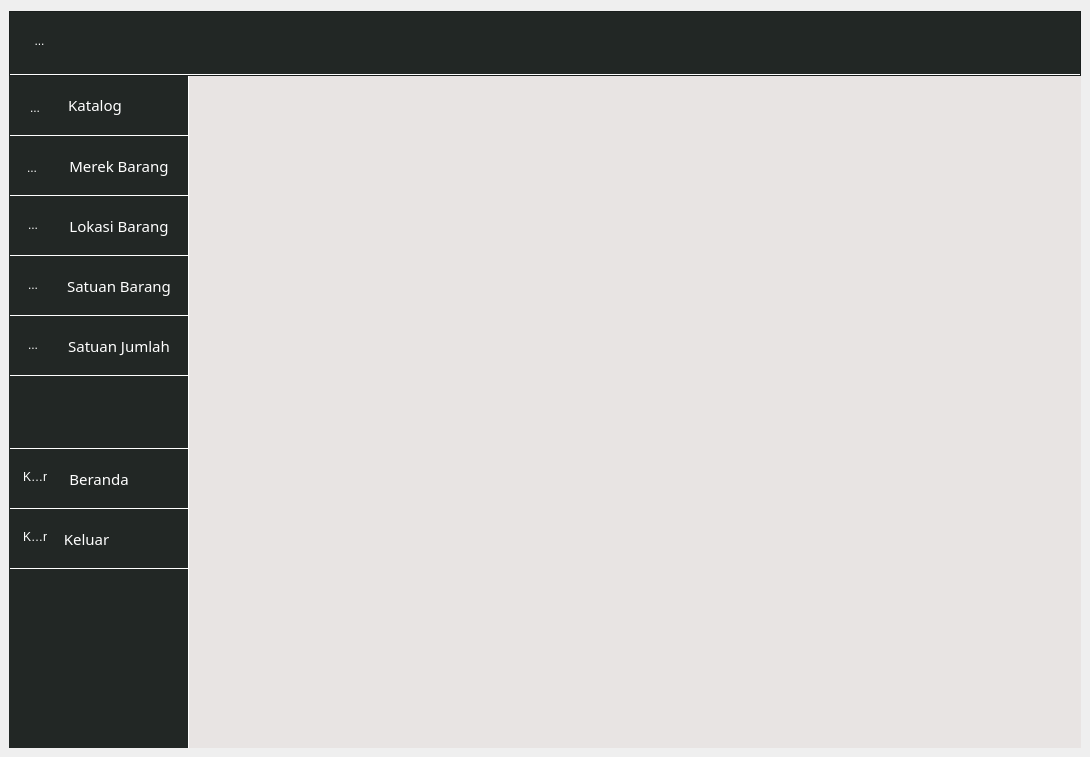
<?xml version="1.0" encoding="UTF-8"?>
<ui version="4.0">
 <class>MainWindow</class>
 <widget class="QMainWindow" name="MainWindow">
  <property name="geometry">
   <rect>
    <x>0</x>
    <y>0</y>
    <width>1090</width>
    <height>757</height>
   </rect>
  </property>
  <property name="windowTitle">
   <string>Katalog Dashboard</string>
  </property>
  <property name="windowIcon">
   <iconset resource="../data/ui/logo.qrc">
    <normaloff>:/newPrefix/logo.png</normaloff>:/newPrefix/logo.png</iconset>
  </property>
  <property name="layoutDirection">
   <enum>Qt::LeftToRight</enum>
  </property>
  <property name="styleSheet">
   <string notr="true"/>
  </property>
  <widget class="QWidget" name="centralwidget">
   <layout class="QGridLayout" name="gridLayout_2">
    <item row="0" column="0">
     <layout class="QGridLayout" name="gridLayout">
      <property name="sizeConstraint">
       <enum>QLayout::SetDefaultConstraint</enum>
      </property>
      <property name="topMargin">
       <number>0</number>
      </property>
      <property name="horizontalSpacing">
       <number>0</number>
      </property>
      <property name="verticalSpacing">
       <number>1</number>
      </property>
      <item row="1" column="1">
       <widget class="QStackedWidget" name="stackedWidget">
        <property name="sizePolicy">
         <sizepolicy hsizetype="Expanding" vsizetype="Expanding">
          <horstretch>0</horstretch>
          <verstretch>0</verstretch>
         </sizepolicy>
        </property>
        <property name="minimumSize">
         <size>
          <width>0</width>
          <height>0</height>
         </size>
        </property>
        <property name="maximumSize">
         <size>
          <width>16777215</width>
          <height>16777215</height>
         </size>
        </property>
        <property name="styleSheet">
         <string notr="true">QStackedWidget {

background-color:#e8e4e3

}</string>
        </property>
        <property name="currentIndex">
         <number>-1</number>
        </property>
       </widget>
      </item>
      <item row="1" column="0">
       <widget class="QFrame" name="sidebar">
        <property name="sizePolicy">
         <sizepolicy hsizetype="Minimum" vsizetype="Minimum">
          <horstretch>0</horstretch>
          <verstretch>0</verstretch>
         </sizepolicy>
        </property>
        <property name="minimumSize">
         <size>
          <width>180</width>
          <height>0</height>
         </size>
        </property>
        <property name="maximumSize">
         <size>
          <width>16777215</width>
          <height>16777215</height>
         </size>
        </property>
        <property name="styleSheet">
         <string notr="true">QFrame{
background-color:#222725;
border-right:1px solid white;


}</string>
        </property>
        <widget class="QPushButton" name="katalogBtn">
         <property name="geometry">
          <rect>
           <x>1</x>
           <y>0</y>
           <width>178</width>
           <height>61</height>
          </rect>
         </property>
         <property name="font">
          <font>
           <family>Sans Serif Collection</family>
           <pointsize>11</pointsize>
           <weight>50</weight>
           <bold>false</bold>
          </font>
         </property>
         <property name="layoutDirection">
          <enum>Qt::LeftToRight</enum>
         </property>
         <property name="styleSheet">
          <string notr="true">QPushButton {background-color:#222725;
border-top:0px solid;
border-bottom:1px solid;
border-color:white;


color:rgb(255, 255, 255);

padding-right: 8 8px;}


QPushButton:pressed{
background-color: #0e526b;
border-style:inset}

QPushButton:hover:!pressed{
background-color: #1e9dce;}

QPushButton[hovered=&quot;true&quot;]{
       background-color: #1e9dce;
    }

</string>
         </property>
         <property name="text">
          <string>Katalog</string>
         </property>
         <property name="icon">
          <iconset>
           <normaloff>:/newPrefix/book.svg</normaloff>:/newPrefix/book.svg</iconset>
         </property>
         <property name="iconSize">
          <size>
           <width>20</width>
           <height>50</height>
          </size>
         </property>
         <property name="autoRepeat">
          <bool>false</bool>
         </property>
         <property name="default">
          <bool>false</bool>
         </property>
         <property name="flat">
          <bool>false</bool>
         </property>
        </widget>
        <widget class="QPushButton" name="merekBtn">
         <property name="geometry">
          <rect>
           <x>1</x>
           <y>60</y>
           <width>178</width>
           <height>61</height>
          </rect>
         </property>
         <property name="sizePolicy">
          <sizepolicy hsizetype="Minimum" vsizetype="Fixed">
           <horstretch>0</horstretch>
           <verstretch>0</verstretch>
          </sizepolicy>
         </property>
         <property name="font">
          <font>
           <family>Sans Serif Collection</family>
           <pointsize>11</pointsize>
          </font>
         </property>
         <property name="layoutDirection">
          <enum>Qt::RightToLeft</enum>
         </property>
         <property name="styleSheet">
          <string notr="true">QPushButton {background-color:#222725;
border-top:1px solid;
border-bottom:1px solid;
border-color:white;


color:rgb(255, 255, 255);

padding-right: 40 8px;}


QPushButton:pressed{
background-color: #0e526b;
border-style:inset}

QPushButton:hover:!pressed{
background-color: #1e9dce;}

QPushButton[hovered=&quot;true&quot;]{
       background-color: #1e9dce;
    }

</string>
         </property>
         <property name="text">
          <string>Merek Barang</string>
         </property>
        </widget>
        <widget class="QToolButton" name="katalogBtn1">
         <property name="geometry">
          <rect>
           <x>3</x>
           <y>13</y>
           <width>41</width>
           <height>41</height>
          </rect>
         </property>
         <property name="styleSheet">
          <string notr="true">QToolButton {background-color:#222725;
border-top:0px none;


padding-left: 5  8px;

color:rgb(255, 255, 255);
}

QToolButton:pressed{
background-color: #0e526b;
border-style:inset}

QToolButton:hover:!pressed{
background-color: #1e9dce;}

QToolButton[hovered=&quot;true&quot;]{
       background-color: #1e9dce;
    }


</string>
         </property>
         <property name="text">
          <string>...</string>
         </property>
         <property name="icon">
          <iconset>
           <normaloff>../data/ui/book-open.svg</normaloff>../data/ui/book-open.svg</iconset>
         </property>
         <property name="iconSize">
          <size>
           <width>40</width>
           <height>40</height>
          </size>
         </property>
        </widget>
        <widget class="QToolButton" name="merekBtn1">
         <property name="geometry">
          <rect>
           <x>0</x>
           <y>73</y>
           <width>41</width>
           <height>41</height>
          </rect>
         </property>
         <property name="styleSheet">
          <string notr="true">QToolButton {background-color:#222725;
border-top:0px none;


padding-left: 5  8px;

color:rgb(255, 255, 255);
}

QToolButton:pressed{
background-color: #0e526b;
border-style:inset}

QToolButton:hover:!pressed{
background-color: #1e9dce;}

QToolButton[hovered=&quot;true&quot;]{
       background-color: #1e9dce;
    }


</string>
         </property>
         <property name="text">
          <string>...</string>
         </property>
         <property name="icon">
          <iconset>
           <normaloff>../data/ui/package.svg</normaloff>../data/ui/package.svg</iconset>
         </property>
         <property name="iconSize">
          <size>
           <width>40</width>
           <height>40</height>
          </size>
         </property>
        </widget>
        <widget class="QPushButton" name="exit">
         <property name="geometry">
          <rect>
           <x>1</x>
           <y>433</y>
           <width>178</width>
           <height>61</height>
          </rect>
         </property>
         <property name="sizePolicy">
          <sizepolicy hsizetype="Minimum" vsizetype="Fixed">
           <horstretch>0</horstretch>
           <verstretch>0</verstretch>
          </sizepolicy>
         </property>
         <property name="font">
          <font>
           <family>Sans Serif Collection</family>
           <pointsize>11</pointsize>
          </font>
         </property>
         <property name="layoutDirection">
          <enum>Qt::RightToLeft</enum>
         </property>
         <property name="styleSheet">
          <string notr="true">QPushButton {background-color:#222725;
border-top:1px solid;
border-bottom:1px solid;
border-color:white;


color:rgb(255, 255, 255);

padding-right: -25  8px;}


QPushButton:pressed{
background-color: #0e526b;
border-style:inset}

QPushButton:hover:!pressed{
background-color: #1e9dce;}

QPushButton[hovered=&quot;true&quot;]{
       background-color: #1e9dce;
    }

</string>
         </property>
         <property name="text">
          <string>Keluar</string>
         </property>
        </widget>
        <widget class="QToolButton" name="exit1">
         <property name="geometry">
          <rect>
           <x>3</x>
           <y>442</y>
           <width>41</width>
           <height>41</height>
          </rect>
         </property>
         <property name="styleSheet">
          <string notr="true">QToolButton {background-color:#222725;
border-top:0px none;


padding-left: 5  8px;

color:rgb(255, 255, 255);
}

QToolButton:pressed{
background-color: #0e526b;
border-style:inset}

QToolButton:hover:!pressed{
background-color: #1e9dce;}

QToolButton[hovered=&quot;true&quot;]{
       background-color: #1e9dce;
    }


</string>
         </property>
         <property name="text">
          <string>Keluar</string>
         </property>
         <property name="icon">
          <iconset>
           <normaloff>../data/ui/power.svg</normaloff>../data/ui/power.svg</iconset>
         </property>
         <property name="iconSize">
          <size>
           <width>40</width>
           <height>40</height>
          </size>
         </property>
        </widget>
        <widget class="QPushButton" name="beranda">
         <property name="geometry">
          <rect>
           <x>1</x>
           <y>373</y>
           <width>178</width>
           <height>61</height>
          </rect>
         </property>
         <property name="sizePolicy">
          <sizepolicy hsizetype="Minimum" vsizetype="Fixed">
           <horstretch>0</horstretch>
           <verstretch>0</verstretch>
          </sizepolicy>
         </property>
         <property name="font">
          <font>
           <family>Sans Serif Collection</family>
           <pointsize>11</pointsize>
          </font>
         </property>
         <property name="layoutDirection">
          <enum>Qt::RightToLeft</enum>
         </property>
         <property name="styleSheet">
          <string notr="true">QPushButton {background-color:#222725;
border-top:1px solid;
border-bottom:1px solid;
border-color:white;


color:rgb(255, 255, 255);

padding-right: -12
 8px;}


QPushButton:pressed{
background-color: #0e526b;
border-style:inset}

QPushButton:hover:!pressed{
background-color: #1e9dce;}

QPushButton[hovered=&quot;true&quot;]{
       background-color: #1e9dce;
    }

</string>
         </property>
         <property name="text">
          <string>Beranda</string>
         </property>
        </widget>
        <widget class="QToolButton" name="beranda1">
         <property name="geometry">
          <rect>
           <x>3</x>
           <y>382</y>
           <width>41</width>
           <height>41</height>
          </rect>
         </property>
         <property name="styleSheet">
          <string notr="true">QToolButton {background-color:#222725;
border-top:0px none;


padding-left: 5  8px;

color:rgb(255, 255, 255);
}

QToolButton:pressed{
background-color: #0e526b;
border-style:inset}

QToolButton:hover:!pressed{
background-color: #1e9dce;}

QToolButton[hovered=&quot;true&quot;]{
       background-color: #1e9dce;
    }


</string>
         </property>
         <property name="text">
          <string>Keluar</string>
         </property>
         <property name="icon">
          <iconset>
           <normaloff>../data/ui/home.svg</normaloff>../data/ui/home.svg</iconset>
         </property>
         <property name="iconSize">
          <size>
           <width>40</width>
           <height>40</height>
          </size>
         </property>
        </widget>
        <widget class="QPushButton" name="lokasiBtn">
         <property name="geometry">
          <rect>
           <x>1</x>
           <y>120</y>
           <width>178</width>
           <height>61</height>
          </rect>
         </property>
         <property name="sizePolicy">
          <sizepolicy hsizetype="Minimum" vsizetype="Fixed">
           <horstretch>0</horstretch>
           <verstretch>0</verstretch>
          </sizepolicy>
         </property>
         <property name="font">
          <font>
           <family>Sans Serif Collection</family>
           <pointsize>11</pointsize>
          </font>
         </property>
         <property name="layoutDirection">
          <enum>Qt::RightToLeft</enum>
         </property>
         <property name="styleSheet">
          <string notr="true">QPushButton {background-color:#222725;
border-top:1px solid;
border-bottom:1px solid;
border-color:white;


color:rgb(255, 255, 255);

padding-right: 40 8px;}


QPushButton:pressed{
background-color: #0e526b;
border-style:inset}

QPushButton:hover:!pressed{
background-color: #1e9dce;}

QPushButton[hovered=&quot;true&quot;]{
       background-color: #1e9dce;
    }

</string>
         </property>
         <property name="text">
          <string>Lokasi Barang</string>
         </property>
        </widget>
        <widget class="QToolButton" name="lokasiBtn1">
         <property name="geometry">
          <rect>
           <x>0</x>
           <y>130</y>
           <width>41</width>
           <height>41</height>
          </rect>
         </property>
         <property name="styleSheet">
          <string notr="true">QToolButton {background-color:#222725;
border-top:0px none;


padding-left: 7  8px;

color:rgb(255, 255, 255);
}

QToolButton:pressed{
background-color: #0e526b;
border-style:inset}

QToolButton:hover:!pressed{
background-color: #1e9dce;}

QToolButton[hovered=&quot;true&quot;]{
       background-color: #1e9dce;
    }


</string>
         </property>
         <property name="text">
          <string>...</string>
         </property>
         <property name="icon">
          <iconset>
           <normaloff>../data/ui/inventory.svg</normaloff>../data/ui/inventory.svg</iconset>
         </property>
         <property name="iconSize">
          <size>
           <width>40</width>
           <height>40</height>
          </size>
         </property>
        </widget>
        <widget class="QPushButton" name="satuanbarangBtn">
         <property name="geometry">
          <rect>
           <x>1</x>
           <y>180</y>
           <width>178</width>
           <height>61</height>
          </rect>
         </property>
         <property name="sizePolicy">
          <sizepolicy hsizetype="Minimum" vsizetype="Fixed">
           <horstretch>0</horstretch>
           <verstretch>0</verstretch>
          </sizepolicy>
         </property>
         <property name="font">
          <font>
           <family>Sans Serif Collection</family>
           <pointsize>11</pointsize>
          </font>
         </property>
         <property name="layoutDirection">
          <enum>Qt::RightToLeft</enum>
         </property>
         <property name="styleSheet">
          <string notr="true">QPushButton {background-color:#222725;
border-top:1px solid;
border-bottom:1px solid;
border-color:white;


color:rgb(255, 255, 255);

padding-right: 40 8px;}


QPushButton:pressed{
background-color: #0e526b;
border-style:inset}

QPushButton:hover:!pressed{
background-color: #1e9dce;}

QPushButton[hovered=&quot;true&quot;]{
       background-color: #1e9dce;
    }

</string>
         </property>
         <property name="text">
          <string>Satuan Barang</string>
         </property>
        </widget>
        <widget class="QToolButton" name="satuanbarangBtn1">
         <property name="geometry">
          <rect>
           <x>0</x>
           <y>190</y>
           <width>41</width>
           <height>41</height>
          </rect>
         </property>
         <property name="styleSheet">
          <string notr="true">QToolButton {background-color:#222725;
border-top:0px none;


padding-left: 7  8px;

color:rgb(255, 255, 255);
}

QToolButton:pressed{
background-color: #0e526b;
border-style:inset}

QToolButton:hover:!pressed{
background-color: #1e9dce;}

QToolButton[hovered=&quot;true&quot;]{
       background-color: #1e9dce;
    }


</string>
         </property>
         <property name="text">
          <string>...</string>
         </property>
         <property name="icon">
          <iconset>
           <normaloff>../data/ui/measurement-tape-svgrepo-com.svg</normaloff>../data/ui/measurement-tape-svgrepo-com.svg</iconset>
         </property>
         <property name="iconSize">
          <size>
           <width>40</width>
           <height>40</height>
          </size>
         </property>
        </widget>
        <widget class="QPushButton" name="satuanjumlahBtn">
         <property name="geometry">
          <rect>
           <x>1</x>
           <y>240</y>
           <width>178</width>
           <height>61</height>
          </rect>
         </property>
         <property name="sizePolicy">
          <sizepolicy hsizetype="Minimum" vsizetype="Fixed">
           <horstretch>0</horstretch>
           <verstretch>0</verstretch>
          </sizepolicy>
         </property>
         <property name="font">
          <font>
           <family>Sans Serif Collection</family>
           <pointsize>11</pointsize>
          </font>
         </property>
         <property name="layoutDirection">
          <enum>Qt::RightToLeft</enum>
         </property>
         <property name="styleSheet">
          <string notr="true">QPushButton {background-color:#222725;
border-top:1px solid;
border-bottom:1px solid;
border-color:white;


color:rgb(255, 255, 255);

padding-right: 40 8px;}


QPushButton:pressed{
background-color: #0e526b;
border-style:inset}

QPushButton:hover:!pressed{
background-color: #1e9dce;}

QPushButton[hovered=&quot;true&quot;]{
       background-color: #1e9dce;
    }

</string>
         </property>
         <property name="text">
          <string>Satuan Jumlah</string>
         </property>
        </widget>
        <widget class="QToolButton" name="satuanjumlahBtn1">
         <property name="geometry">
          <rect>
           <x>0</x>
           <y>250</y>
           <width>41</width>
           <height>41</height>
          </rect>
         </property>
         <property name="styleSheet">
          <string notr="true">QToolButton {background-color:#222725;
border-top:0px none;


padding-left: 7  8px;

color:rgb(255, 255, 255);
}

QToolButton:pressed{
background-color: #0e526b;
border-style:inset}

QToolButton:hover:!pressed{
background-color: #1e9dce;}

QToolButton[hovered=&quot;true&quot;]{
       background-color: #1e9dce;
    }


</string>
         </property>
         <property name="text">
          <string>...</string>
         </property>
         <property name="icon">
          <iconset>
           <normaloff>../data/ui/archive-svgrepo-com.svg</normaloff>../data/ui/archive-svgrepo-com.svg</iconset>
         </property>
         <property name="iconSize">
          <size>
           <width>40</width>
           <height>40</height>
          </size>
         </property>
        </widget>
        <zorder>katalogBtn</zorder>
        <zorder>satuanjumlahBtn</zorder>
        <zorder>merekBtn</zorder>
        <zorder>exit</zorder>
        <zorder>exit1</zorder>
        <zorder>beranda</zorder>
        <zorder>beranda1</zorder>
        <zorder>lokasiBtn</zorder>
        <zorder>lokasiBtn1</zorder>
        <zorder>merekBtn1</zorder>
        <zorder>satuanbarangBtn</zorder>
        <zorder>katalogBtn1</zorder>
        <zorder>satuanbarangBtn1</zorder>
        <zorder>satuanjumlahBtn1</zorder>
       </widget>
      </item>
      <item row="0" column="0" colspan="2">
       <widget class="QFrame" name="frame_2">
        <property name="sizePolicy">
         <sizepolicy hsizetype="Expanding" vsizetype="Fixed">
          <horstretch>0</horstretch>
          <verstretch>0</verstretch>
         </sizepolicy>
        </property>
        <property name="minimumSize">
         <size>
          <width>0</width>
          <height>65</height>
         </size>
        </property>
        <property name="maximumSize">
         <size>
          <width>16777215</width>
          <height>61</height>
         </size>
        </property>
        <property name="styleSheet">
         <string notr="true">QFrame{background-color:#222725; 

border-bottom:2px solid white}
</string>
        </property>
        <property name="frameShape">
         <enum>QFrame::StyledPanel</enum>
        </property>
        <property name="frameShadow">
         <enum>QFrame::Raised</enum>
        </property>
        <widget class="QToolButton" name="ham_menu">
         <property name="geometry">
          <rect>
           <x>10</x>
           <y>10</y>
           <width>41</width>
           <height>41</height>
          </rect>
         </property>
         <property name="styleSheet">
          <string notr="true">QToolButton {background-color:#222725;
border-top:0px none;


padding-right: 0  8px;

color:rgb(255, 255, 255);
}

QToolButton:pressed{
background-color: #0e526b;
border-style:inset}

QToolButton:hover:!pressed{
background-color: #1e9dce;}

QToolButton[hovered=&quot;true&quot;]{
       background-color: #1e9dce;
    }


</string>
         </property>
         <property name="text">
          <string>...</string>
         </property>
         <property name="icon">
          <iconset>
           <normaloff>../data/ui/menu.svg</normaloff>../data/ui/menu.svg</iconset>
         </property>
         <property name="iconSize">
          <size>
           <width>80</width>
           <height>80</height>
          </size>
         </property>
        </widget>
       </widget>
      </item>
     </layout>
    </item>
   </layout>
  </widget>
 </widget>
 <resources>
  <include location="../data/ui/logo.qrc"/>
 </resources>
 <connections/>
</ui>
